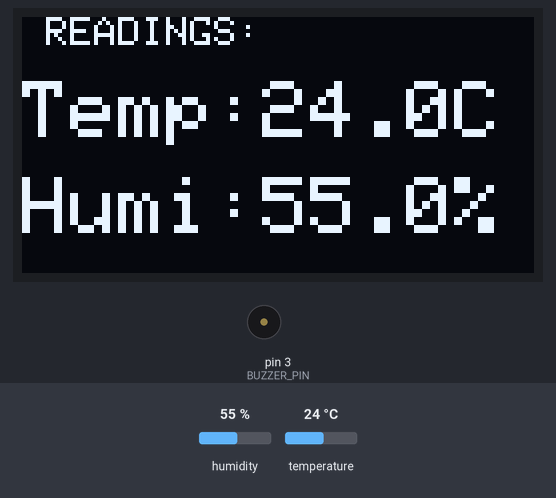
Bench run of a sketch on a simulated Arduino Uno, built with avr-gcc and run on an emulated ATmega328P. Parts: 128×64 one-colour display, buzzer (waves = sounding, pin HIGH). Inputs (shaded band) come from the test bench; at power-on: temperature 24 °C, humidity 55 %. What the sketch prints to the serial monitor is not drawn.

Above: at 6.4 s.
6.5 s: temperature set to 30 °C
At 8.3 s:
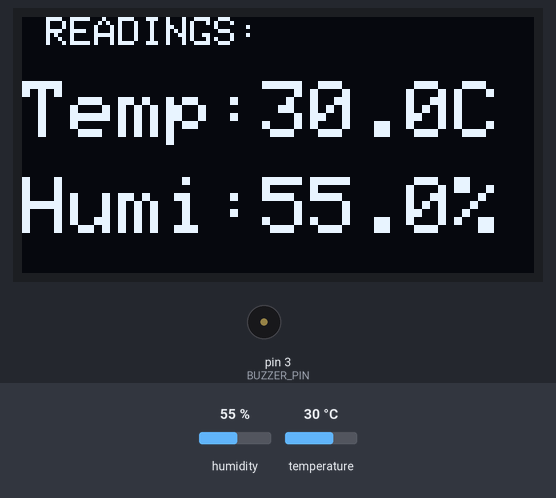
9.4 s: temperature set to 33 °C
At 12.9 s:
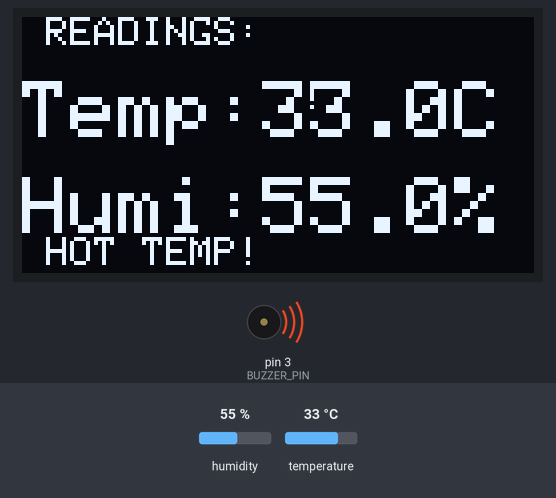
14.7 s: humidity set to 22 %
At 18.0 s:
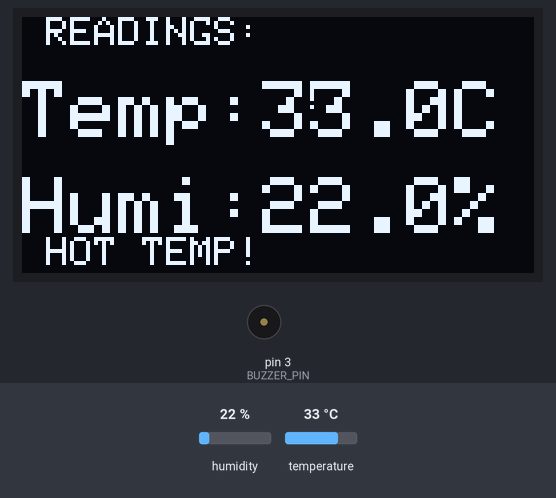
18.1 s: temperature set to 12 °C
At 20.5 s:
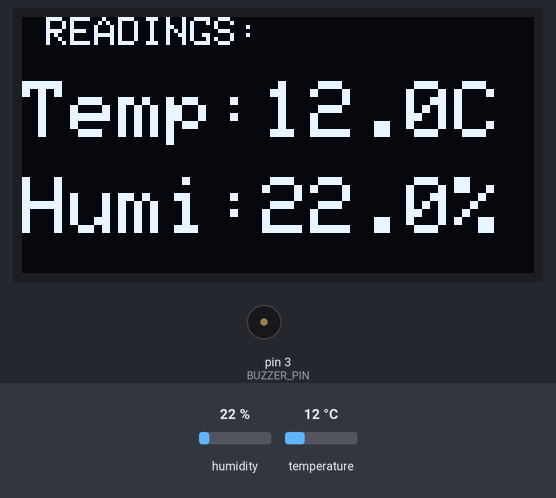
21.7 s: humidity set to 40 %
At 23.5 s:
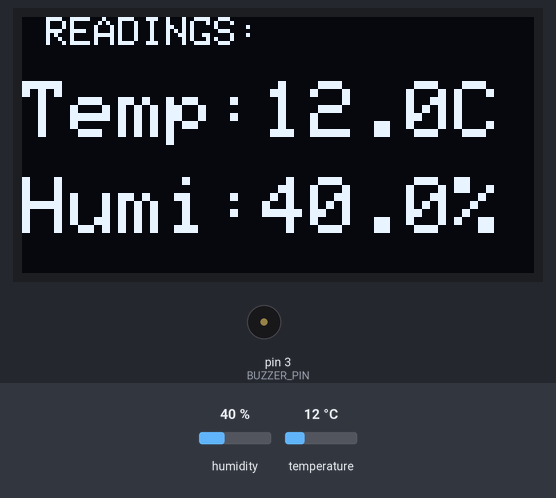
Timing chart, 0 to 25.0 s (numbered marks = the images above; inputs shaded):
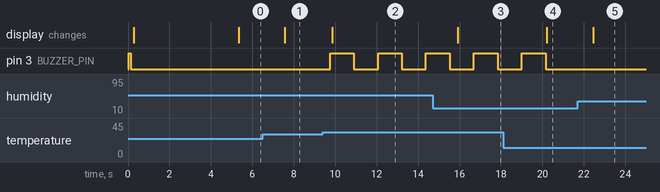

Measured:
- the behaviour switches between 31 and 32 °C on temperature (found by bisection; images 1 and 2)
- after the input at 6.5 s, the display: changes after 1.1 s (image 1)
- after the input at 9.4 s, pin 3 (BUZZER_PIN): alternates HIGH for 1.1 s and LOW for 1.2 s, starting after 0.36 s; the display: changes after 0.45 s (image 2)
- after the input at 14.7 s, the display: changes after 1.2 s (image 3)
- after the input at 18.1 s, pin 3 (BUZZER_PIN): goes on until 20.2 s, then stays LOW; the display: changes after 2.1 s (image 4)
- after the input at 21.7 s, the display: changes after 0.75 s (image 5)

The sketch:

humidity_temperature_sensor.ino
```cpp
#include <Adafruit_Sensor.h>
#include <Wire.h>
#include <Adafruit_GFX.h>
#include <Adafruit_SH110X.h>
#include <DHT.h>
#include <DHT_U.h>

// DHT11 setup
#define DHTPIN 2
#define DHTTYPE DHT11
DHT dht(DHTPIN, DHTTYPE);

// OLED setup (for SH1106 1.3" I2C)
#define SCREEN_WIDTH 128
#define SCREEN_HEIGHT 64
Adafruit_SH1106G display(SCREEN_WIDTH, SCREEN_HEIGHT, &Wire, -1);
#define I2C_ADDRESS 0x3C

// Buzzer setup - ACTIVE BUZZER
#define BUZZER_PIN 3  // Buzzer connected to Digital Pin 3 (D3)

// Temperature threshold
#define TEMP_THRESHOLD 32.0

// Buzzer control variables
unsigned long previousMillis = 0; // Store the last time the buzzer was updated
const long interval = 1000;        // Interval for buzzer on/off (1 second)
bool buzzerState = false;          // Buzzer state

void setup() {
  Serial.begin(9600);
  Serial.println(F("DHT11 + SH1106 OLED Test - Active Buzzer"));

  // Initialize DHT11
  dht.begin();

  // Initialize SH1106 OLED
  if (!display.begin(0x3C, true)) { // I2C addr 0x3C
    Serial.println(F("SH1106 allocation failed"));
    for (;;);
  }

  // Initialize buzzer pin
  pinMode(BUZZER_PIN, OUTPUT);
  digitalWrite(BUZZER_PIN, LOW); // Ensure buzzer is off initially

  // Test buzzer on startup (short beep)
  Serial.println(F("Testing active buzzer..."));
  digitalWrite(BUZZER_PIN, HIGH);
  delay(100);
  digitalWrite(BUZZER_PIN, LOW);
  delay(100);

  display.clearDisplay();
  display.setTextSize(1);
  display.setTextColor(SH110X_WHITE);
  display.setCursor(0, 0);
  display.println(F("DHT11 + OLED PRELIM"));
  display.println(F(" "));
  display.println(F("FUNDAMENTALS OF MIXED SIGNALS AND SENSOR"));
  display.println(F(" "));
  display.println(F("SAKAMOTO, KENJI D."));
  display.display();
  delay(5000);
}

void loop() {
  float h = dht.readHumidity();
  float t = dht.readTemperature();

  if (isnan(h) || isnan(t)) {
    Serial.println(F("Failed to read from DHT11!"));
    display.clearDisplay();
    display.setCursor(0, 0);
    display.println(F("Sensor Error"));
    display.display();

    // Turn off buzzer in case of error
    digitalWrite(BUZZER_PIN, LOW);

    delay(1000);
    return;
  }

  // Control ACTIVE buzzer based on temperature
  if (t >= TEMP_THRESHOLD) {
    unsigned long currentMillis = millis();

    // Check if it's time to toggle the buzzer state
    if (currentMillis - previousMillis >= interval) {
      previousMillis = currentMillis; // Save the last time the buzzer was updated
      buzzerState = !buzzerState; // Toggle the buzzer state
      digitalWrite(BUZZER_PIN, buzzerState ? HIGH : LOW); // Set buzzer state
    }

    Serial.println(F("WARNING: High temperature! Buzzer ON"));
  } else {
    // Turn off buzzer if temperature is normal
    digitalWrite(BUZZER_PIN, LOW);
    buzzerState = false; // Reset buzzer state
  }

  // Print to Serial Monitor
  Serial.print(F("Temperature: "));
  Serial.print(t, 2);
  Serial.print(F("°C Humidity: "));
  Serial.print(h, 2);
  Serial.println(F("%"));
  Serial.print(F("Buzzer state: "));
  Serial.println(t >= TEMP_THRESHOLD ? "ON" : "OFF");
  Serial.print(F("Threshold: "));
  Serial.print(TEMP_THRESHOLD, 2);
  Serial.println(F("°C"));

  // Show on OLED
  display.clearDisplay();
  display.setTextSize(1);
  display.setCursor(0, 0);
  display.println(F(" READINGS: "));

  display.setTextSize(2); // Set text size to 2 for temperature
  display.setCursor(0, 16);
  display.print(F("Temp:"));
  display.print(t, 1);
  display.println(F("C"));

  // Show WARNING message if temperature is high
  if (t >= TEMP_THRESHOLD) {
    display.setTextSize(1);
    display.setCursor(70, 16);
    display.println(F("!"));
    display.setCursor(0, 55);
    display.println(F(" HOT TEMP!"));
  }

  display.setTextSize(2); // Set text size to 2 for humidity
  display.setCursor(0, 40);
  display.print(F("Humi:"));
  display.print(h, 1);
  display.println(F("%"));

  display.display();

  delay(200); // Short delay to avoid overly fast loop iterations
}
```
